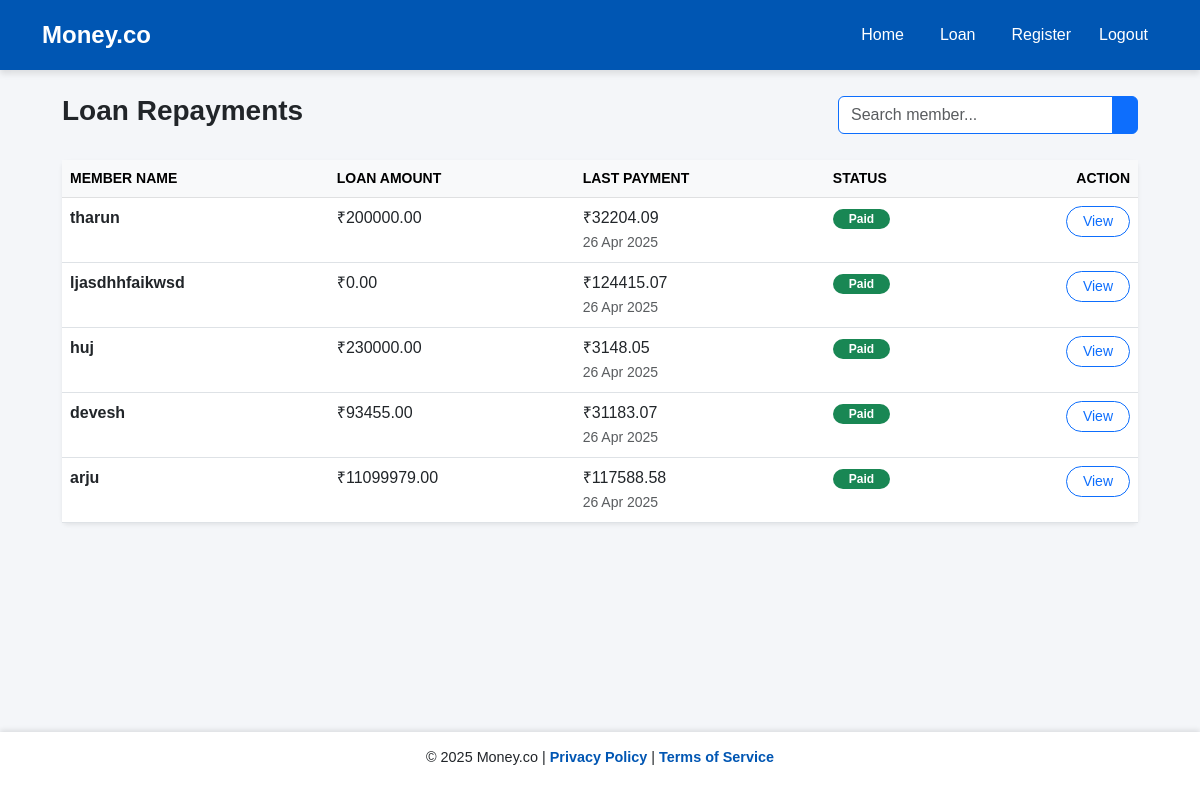
Before: /repayments/ with the older database file.
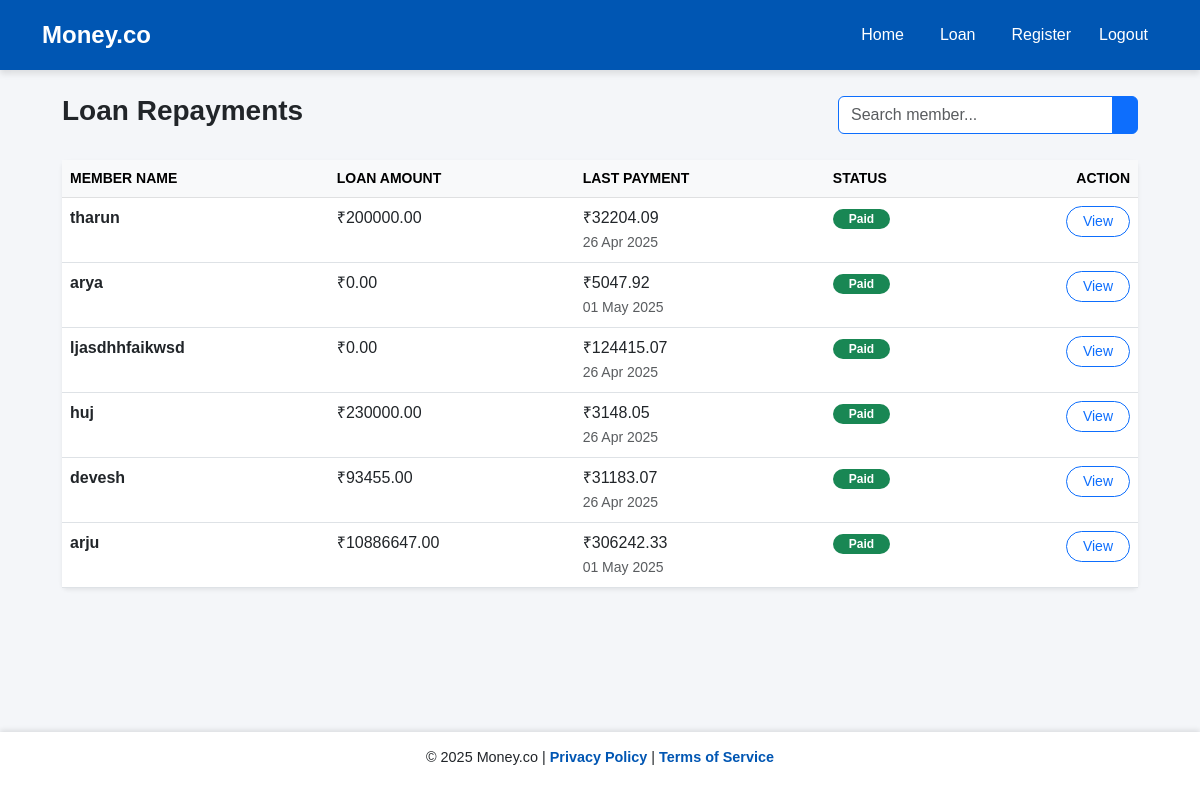
After: the same page with the newer database file.
### moneyapp/models.py (models this page shows, shortened)
class Member(models.Model):
    ROLE_CHOICES = [
        ('Teaching', 'Teaching Staff'),
        ('Non-Teaching', 'Non-Teaching Staff'),
    ]
    name = models.CharField(max_length=100)
    member_id = models.CharField(max_length=50, unique=True)
    department = models.CharField(max_length=100, blank=True)
    designation = models.CharField(max_length=100, blank=True)
    mob = models.BigIntegerField()
    email = models.EmailField()
    dob = models.DateField()
    doj = models.DateField()
    doj_service = models.DateField()
    maximum_period = models.IntegerField()
    max_loan_amount = models.DecimalField(max_digits=10, decimal_places=2)
    city = models.CharField(max_length=100)
    pincode = models.CharField(max_length=10)
    role = models.CharField(max_length=20, choices=ROLE_CHOICES, default='Non-Teaching')
    has_loan = models.BooleanField(default=False)

class LoanRepayment(models.Model):
    member = models.ForeignKey(Member, on_delete=models.CASCADE)
    interest_paid = models.DecimalField(max_digits=10, decimal_places=2)
    principal_paid = models.DecimalField(max_digits=10, decimal_places=2)
    total_payment = models.DecimalField(max_digits=10, decimal_places=2)
    repayment_date = models.DateField(auto_now_add=False)

### moneyapp/views.py (the view)
# urls.py: path('repayments/', views.repayments, name='repayment_loanee_list'),
def repayments(request):
    loanees = Member.objects.filter(loanrepayment__isnull=False).distinct()
    return render(request, 'repayment_loanee_list.html', {'loanees': loanees})

### moneyapp/templates/repayment_loanee_list.html (shortened to what this page needs)
{% extends 'base.html' %}
{% load static %}
{% block content %}
<div class="container mt-4" style="max-width: 1100px;">
    <div class="d-flex justify-content-between align-items-center mb-4">
        <h3 class="text-dark fw-bold">Loan Repayments</h3>
        <div class="input-group" style="width: 300px;">
            <input type="text" class="form-control border-primary" placeholder="Search member..." id="searchInput">
            <button class="btn btn-primary" type="button" id="searchButton">
            </button>
        </div>
    </div>
    <div class="card shadow-sm border-0">
        <div class="card-body p-0">
            <div class="table-responsive">
                <table class="table table-hover mb-0" id="repaymentTable">
                    <thead class="table-light text-uppercase small text-muted">
                        <tr>
                            <th>Member Name</th>
                            <th>Loan Amount</th>
                            <th>Last Payment</th>
                            <th>Status</th>
                            <th class="text-end">Action</th>
                        </tr>
                    </thead>
                    <tbody>
                        {% for loanee in loanees %}
                        <tr>
                            <td class="fw-semibold">{{ loanee.name }}</td>
                            <td>₹{{ loanee.max_loan_amount|floatformat:2 }}</td>
                            <td>
                                {% with last=loanee.loanrepayment_set.last %}
                                    {% if last %}
                                        ₹{{ last.total_payment }}<br>
                                        <small class="text-muted">{{ last.repayment_date|date:"d M Y" }}</small>
                                    {% else %}
                                        <span class="text-muted">No payment yet</span>
                                    {% endif %}
                                {% endwith %}
                            </td>
                            <td>
                                {% if loanee.loanrepayment_set.last %}
                                    <span class="badge bg-success text-white px-3 py-1 rounded-pill">Paid</span>
                                {% else %}
                                    <span class="badge bg-warning text-dark px-3 py-1 rounded-pill">Pending</span>
                                {% endif %}
                            </td>
                            <td class="text-end">
                                <a href="{% url 'repayment_detail' loanee.id %}" class="btn btn-outline-primary btn-sm rounded-pill px-3">
                                    View
                                </a>
                            </td>
                        </tr>
                        {% endfor %}
                    </tbody>
                </table>
            </div>
        </div>
    </div>
</div>
{% endblock %}

Changed rows visible on the page:
added Member: name "arya", max_loan_amount "0.00", loanrepayment_set.last.total_payment "5047.92", loanrepayment_set.last.repayment_date "01 May 2025", shows "Paid"
changed Member "arju": max_loan_amount "11099979.00" → "10886647.00"; loanrepayment_set.last.total_payment "117588.58" → "306242.33"; loanrepayment_set.last.repayment_date "26 Apr 2025" → "01 May 2025"
